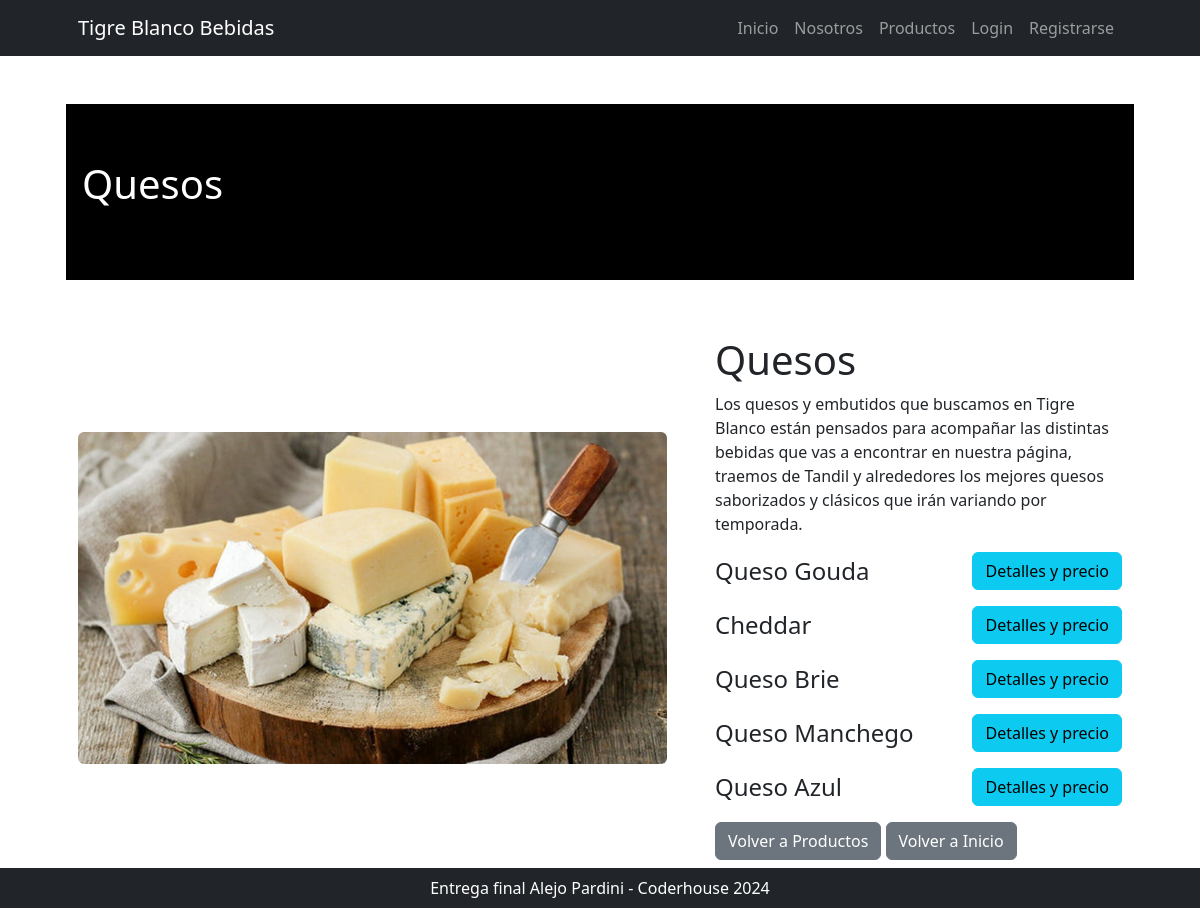
The page /producto/quesos/ on the database its author committed.
### producto/models.py (models this page shows, shortened)
class ProductoCategoria(models.Model):
    nombre = models.CharField(max_length=200, unique=True)
    descripcion = models.CharField(max_length=250, null=True, blank=True, verbose_name="descripción")
    class Meta:
        verbose_name = "categoría de productos"
        verbose_name_plural = "categorías de productos"

class Producto(models.Model):
    categoria_id = models.ForeignKey(
        ProductoCategoria, null=True, blank=True, on_delete=models.SET_NULL, verbose_name="categoría de producto"
    )
    nombre = models.CharField(max_length=100)
    unidad_medida = models.CharField(max_length=100)
    cantidad = models.FloatField()
    precio = models.FloatField()
    descripcion = models.TextField(null=True, blank=True, verbose_name="descripción")
    fecha_actualizacion = models.DateField(
        null=True, blank=True, default=timezone.now, editable=False, verbose_name="fecha de actualización"
    )
    class Meta:
        verbose_name = "producto"
        verbose_name_plural = "productos"

### producto/views.py (the view)
# urls.py: path("quesos/", views.quesos, name="quesos"),
def quesos(request):
    quesos_list = Producto.objects.filter(categoria_id__nombre='Quesos')
    context = {
        'quesos_list': quesos_list
    }
    return render(request, "producto/quesos.html",context)

### producto/templates/producto/quesos.html (shortened to what this page needs)
{% extends 'core/base.html' %}
{% load static %}
{% block titulo %}
    {% include 'core/components/titulo1.html' with titulo="Quesos" %}
{% endblock titulo %}
{% block contenido %}
<section class="mb-5">
    <div class="row gx-4 gx-lg-5 align-items-center">
        <div class="col-lg-7">
            <img class="img-fluid rounded mb-4 mb-lg-0" src="{% static 'core/img/quesos.png' %}" alt="Quesos" />
        </div>
        <div class="col-lg-5">
            <h1 class="font-weight-light">Quesos</h1>
            <p>Los quesos y embutidos que buscamos en Tigre Blanco están pensados para acompañar las distintas bebidas que vas a encontrar en nuestra página, traemos de Tandil y alrededores los mejores quesos saborizados y clásicos que irán variando por temporada.</p>
            <div class="quesos-list">
                {% for queso in quesos_list %}
                    <div class="queso-item mb-3 d-flex align-items-center justify-content-between">
                        <h4 class="mb-0">{{ queso.nombre }}</h4>
                        <button class="btn btn-info" data-bs-toggle="modal" data-bs-target="#detailsModal{{ forloop.counter }}">Detalles y precio</button>
                    </div>
                {% endfor %}
            </div>
            <div>
                <a class="btn btn-secondary" href="{% url 'core:producto' %}" role="button">Volver a Productos</a>
                <a class="btn btn-secondary" href="{% url 'core:home' %}" role="button">Volver a Inicio</a></div>
        </div>
    </div>
</section>
{% endblock contenido %}

### core/templates/core/components/titulo1.html
<div class="row align-items-center my-5">
        <h1 class="pb-lg-3 text-white bg-black px-3 py-2 rounded">
        {{ titulo }}
    </h1>
</div>

### rows shown on the page
ProductoCategoria: nombre "Quesos"
Producto: nombre "Queso Gouda"
Producto: nombre "Cheddar"
Producto: nombre "Queso Brie"
Producto: nombre "Queso Manchego"
Producto: nombre "Queso Azul"
